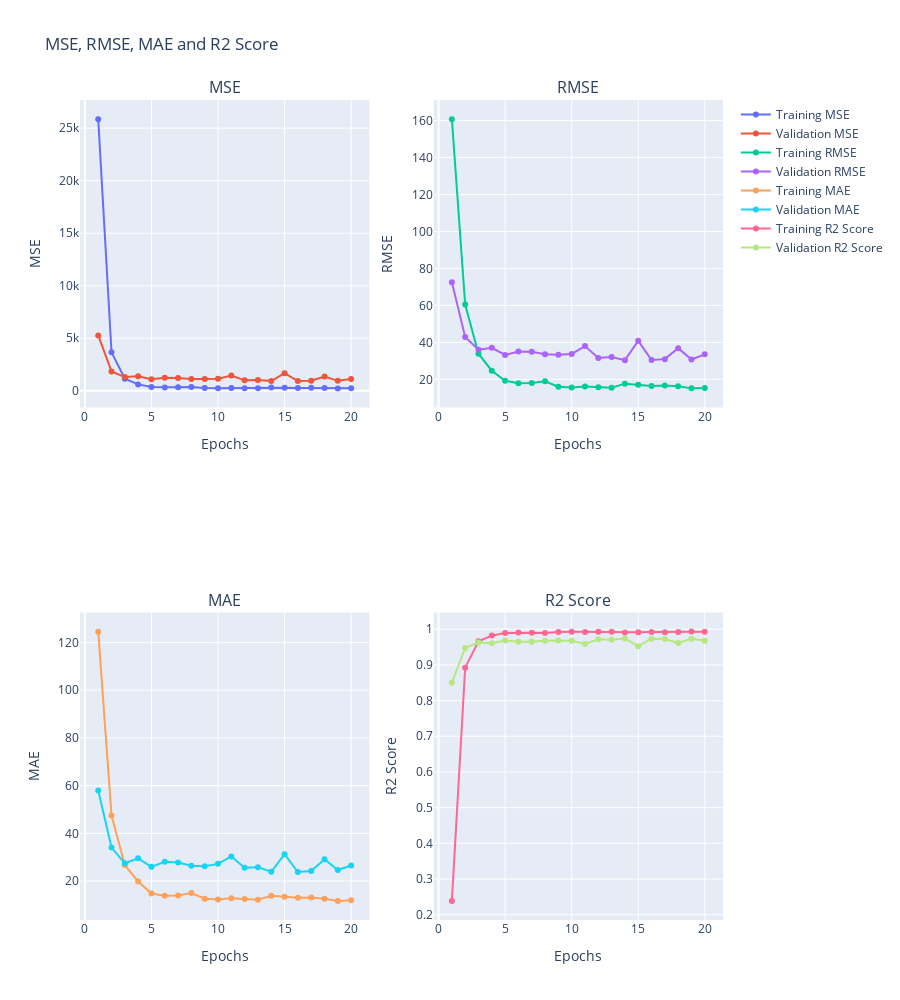

Here is the notebook cell this chart was saved with:
### Code cell
reg_trainer.mm.get_metric_chart_collection(["mse", "rmse", "mae", "r2"])

### Figure 1 — Plotly figure (JSON) as saved in the notebook; plotly's stock layout.template omitted (floating-point values rounded to 4 significant figures)
{"data": [{"mode": "lines+markers", "name": "Training MSE", "text": "", "type": "scatter", "x": [1, 2, 3, 4, 5, 6, 7, 8, 9, 10, 11, 12, 13, 14, 15, 16, 17, 18, 19, 20], "xaxis": "x", "y": [25860.0, 3661.0, 1151.0, 609.6, 371.0, 321.1, 328.5, 362.0, 256.9, 243.5, 263.4, 247.1, 238.8, 313.4, 291.5, 270.6, 278.9, 265.2, 229.5, 235.5], "yaxis": "y"}, {"mode": "lines+markers", "name": "Validation MSE", "text": "", "type": "scatter", "x": [1, 2, 3, 4, 5, 6, 7, 8, 9, 10, 11, 12, 13, 14, 15, 16, 17, 18, 19, 20], "xaxis": "x", "y": [5271.0, 1846.0, 1303.0, 1375.0, 1105.0, 1233.0, 1225.0, 1128.0, 1113.0, 1141.0, 1445.0, 995.4, 1032.0, 926.1, 1670.0, 930.5, 959.3, 1362.0, 946.3, 1125.0], "yaxis": "y"}, {"mode": "lines+markers", "name": "Training RMSE", "text": "", "type": "scatter", "x": [1, 2, 3, 4, 5, 6, 7, 8, 9, 10, 11, 12, 13, 14, 15, 16, 17, 18, 19, 20], "xaxis": "x2", "y": [160.8, 60.5, 33.92, 24.69, 19.26, 17.92, 18.12, 19.03, 16.03, 15.61, 16.23, 15.72, 15.45, 17.7, 17.07, 16.45, 16.7, 16.28, 15.15, 15.35], "yaxis": "y2"}, {"mode": "lines+markers", "name": "Validation RMSE", "text": "", "type": "scatter", "x": [1, 2, 3, 4, 5, 6, 7, 8, 9, 10, 11, 12, 13, 14, 15, 16, 17, 18, 19, 20], "xaxis": "x2", "y": [72.6, 42.96, 36.1, 37.07, 33.24, 35.11, 34.99, 33.59, 33.36, 33.77, 38.02, 31.55, 32.12, 30.43, 40.87, 30.5, 30.97, 36.91, 30.76, 33.54], "yaxis": "y2"}, {"mode": "lines+markers", "name": "Training MAE", "text": "", "type": "scatter", "x": [1, 2, 3, 4, 5, 6, 7, 8, 9, 10, 11, 12, 13, 14, 15, 16, 17, 18, 19, 20], "xaxis": "x3", "y": [124.5, 47.49, 26.72, 19.87, 14.85, 13.92, 13.95, 15.05, 12.65, 12.31, 12.88, 12.53, 12.25, 13.89, 13.42, 13.01, 13.13, 12.64, 11.74, 12.0], "yaxis": "y3"}, {"mode": "lines+markers", "name": "Validation MAE", "text": "", "type": "scatter", "x": [1, 2, 3, 4, 5, 6, 7, 8, 9, 10, 11, 12, 13, 14, 15, 16, 17, 18, 19, 20], "xaxis": "x3", "y": [57.95, 34.05, 27.47, 29.54, 25.98, 28.1, 27.81, 26.45, 26.26, 27.24, 30.33, 25.63, 25.85, 23.94, 31.26, 23.84, 24.26, 29.16, 24.64, 26.57], "yaxis": "y3"}, {"mode": "lines+markers", "name": "Training R2 Score", "text": "", "type": "scatter", "x": [1, 2, 3, 4, 5, 6, 7, 8, 9, 10, 11, 12, 13, 14, 15, 16, 17, 18, 19, 20], "xaxis": "x4", "y": [0.2387, 0.8922, 0.9661, 0.9821, 0.9891, 0.9905, 0.9903, 0.9893, 0.9924, 0.9928, 0.9922, 0.9927, 0.993, 0.9908, 0.9914, 0.992, 0.9918, 0.9922, 0.9932, 0.9931], "yaxis": "y4"}, {"mode": "lines+markers", "name": "Validation R2 Score", "text": "", "type": "scatter", "x": [1, 2, 3, 4, 5, 6, 7, 8, 9, 10, 11, 12, 13, 14, 15, 16, 17, 18, 19, 20], "xaxis": "x4", "y": [0.8501, 0.9475, 0.9629, 0.9609, 0.9686, 0.9649, 0.9652, 0.9679, 0.9683, 0.9676, 0.9589, 0.9717, 0.9707, 0.9737, 0.9525, 0.9735, 0.9727, 0.9612, 0.9731, 0.968], "yaxis": "y4"}], "layout": {"annotations": [{"font": {"size": 16}, "showarrow": false, "text": "MSE", "x": 0.225, "xanchor": "center", "xref": "paper", "y": 1, "yanchor": "bottom", "yref": "paper"}, {"font": {"size": 16}, "showarrow": false, "text": "RMSE", "x": 0.775, "xanchor": "center", "xref": "paper", "y": 1, "yanchor": "bottom", "yref": "paper"}, {"font": {"size": 16}, "showarrow": false, "text": "MAE", "x": 0.225, "xanchor": "center", "xref": "paper", "y": 0.375, "yanchor": "bottom", "yref": "paper"}, {"font": {"size": 16}, "showarrow": false, "text": "R2 Score", "x": 0.775, "xanchor": "center", "xref": "paper", "y": 0.375, "yanchor": "bottom", "yref": "paper"}], "height": 1000, "title": {"text": "MSE, RMSE, MAE and R2 Score"}, "xaxis": {"anchor": "y", "domain": [0, 0.45], "title": {"text": "Epochs"}}, "xaxis2": {"anchor": "y2", "domain": [0.55, 1], "title": {"text": "Epochs"}}, "xaxis3": {"anchor": "y3", "domain": [0, 0.45], "title": {"text": "Epochs"}}, "xaxis4": {"anchor": "y4", "domain": [0.55, 1], "title": {"text": "Epochs"}}, "yaxis": {"anchor": "x", "domain": [0.625, 1], "title": {"text": "MSE"}}, "yaxis2": {"anchor": "x2", "domain": [0.625, 1], "title": {"text": "RMSE"}}, "yaxis3": {"anchor": "x3", "domain": [0, 0.375], "title": {"text": "MAE"}}, "yaxis4": {"anchor": "x4", "domain": [0, 0.375], "title": {"text": "R2 Score"}}}}
